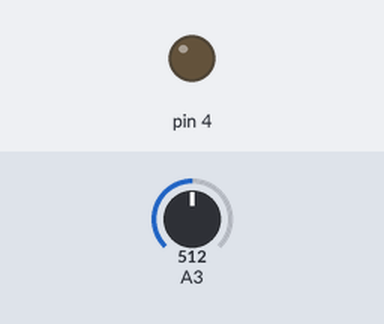
Bench run of a sketch on a simulated Arduino Uno, built with avr-gcc and run on an emulated ATmega328P. Shown: output pins drawn as LEDs (lit = HIGH). Inputs (shaded band) come from the test bench; at power-on: A3 = 512.

Above: at 0.1 s.
At 88.1 s:
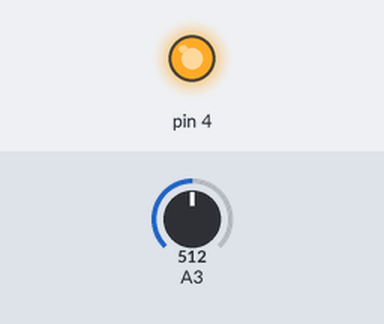
Timing chart, 0 to 89.6 s (numbered marks = the images above):
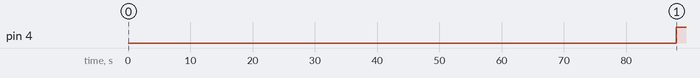

Measured:
- by itself, pin 4: LOW → HIGH at 88.0 s

The sketch:

lysbryter.ino
```cpp
void setup() {
pinMode(4,OUTPUT);

}

int Lval;
int intervall;

void loop() {
Lval = analogRead(3);
if (Lval > 190){
  intervall++;
}
else{
  intervall = 0;
}
delay(8000);

if (intervall > 10){
  digitalWrite(4,HIGH);
}
else{
  digitalWrite(4,LOW);
}

}
```
